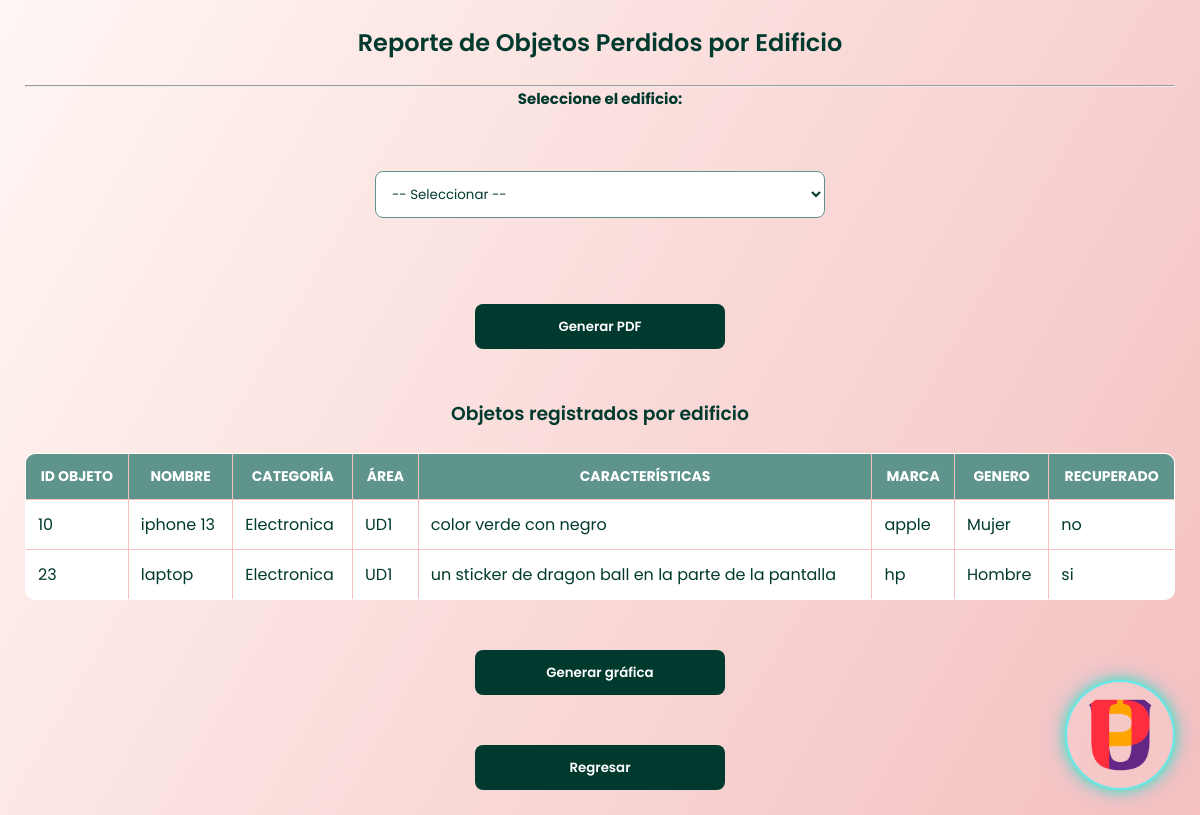
The app's page /index.php?action=vistaReportePorEdificio (signed in), older data.
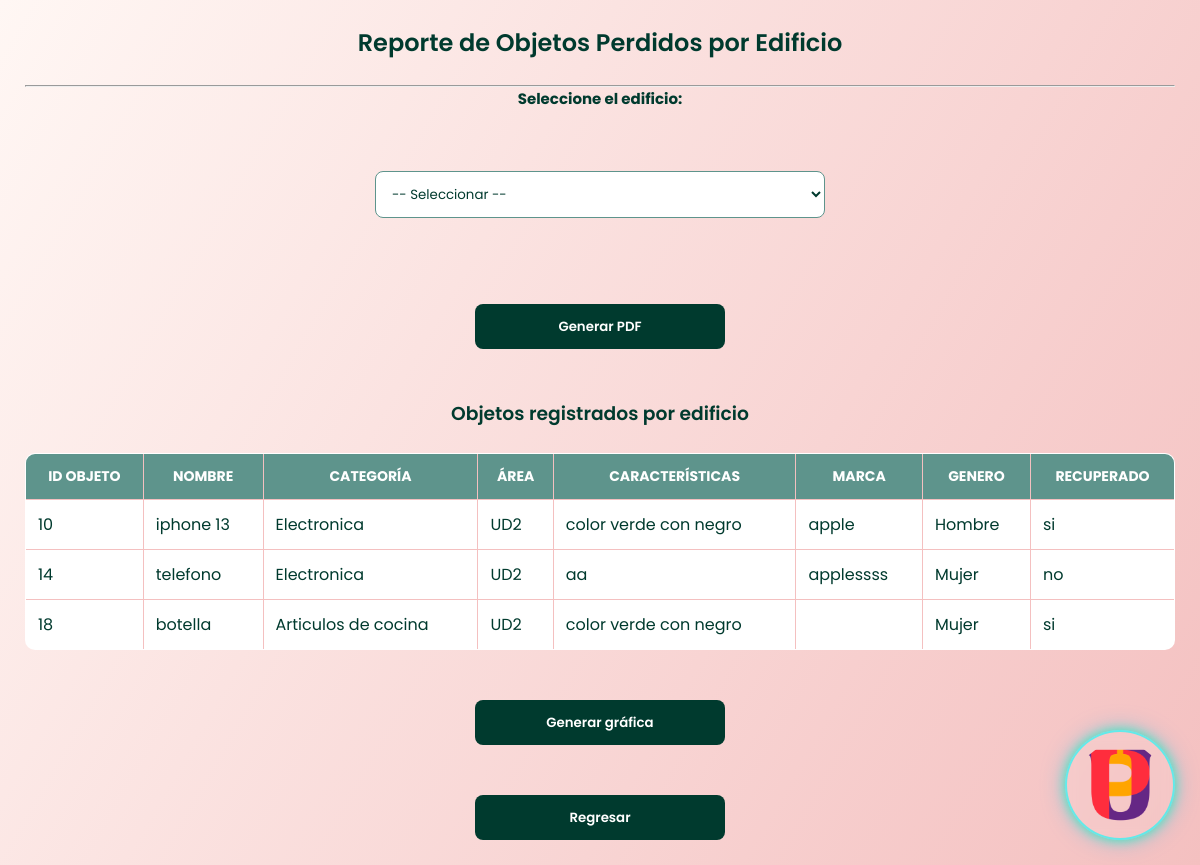
The same page, newer data.
### tables this page shows
CREATE TABLE `objeto` (
  `ID_Objeto` int(11) NOT NULL AUTO_INCREMENT,
  `nombre` varchar(100) NOT NULL,
  `categoria` varchar(250) DEFAULT NULL,
  `ID_Area` int(11) DEFAULT NULL,
  `recuperado` varchar(250) DEFAULT 'no',
  `caracteristicas` text DEFAULT NULL,
  `marca` varchar(250) DEFAULT 'sin marca',
  `genero` varchar(100) NOT NULL DEFAULT 'indefinido',
  PRIMARY KEY (`ID_Objeto`),
  KEY `ID_Area` (`ID_Area`),
  CONSTRAINT `fk_objeto_area` FOREIGN KEY (`ID_Area`) REFERENCES `area` (`ID_Area`) ON DELETE SET NULL ON UPDATE CASCADE
);

CREATE TABLE `area` (
  `ID_Area` int(11) NOT NULL AUTO_INCREMENT,
  `nombre` varchar(100) NOT NULL,
  `salon` int(11) DEFAULT NULL,
  `laboratorio` int(11) DEFAULT NULL,
  `piso` int(11) DEFAULT NULL,
  PRIMARY KEY (`ID_Area`)
);

### app/controllers/ReportController.php (called while the page is built, shortened)
<?php
include_once "app/models/ReportModel.php";
class ReportController
{
    private $model;
    public function __construct($connection)
    {
        $this->model = new ReportModel($connection);
    }
    public function vistaReportePorEdificio()
    {
        $todos_los_objetos = $this->model->obtenerTodosConArea();
        include "app/views/reportes/reporte_objetos_por_edificio.php";
    }
}
?>

### app/models/ReportModel.php (called while the page is built, shortened)
<?php
class ReportModel {
    private $connection;
    public function __construct($connection){
        $this->connection = $connection;
    }
    public function obtenerTodosConArea(){
        $sql = "SELECT
                    o.ID_Objeto,
                    o.nombre,
                    o.categoria,
                    o.caracteristicas,
                    o.marca,
                    o.genero,
                    o.recuperado,
                    a.nombre AS nombre_area
                FROM objeto o
                INNER JOIN area a ON o.ID_Area = a.ID_Area
                ORDER BY o.ID_Objeto ASC";
        return $this->connection->query($sql);
    }
}
?>

### app/views/reportes/reporte_objetos_por_edificio.php (the view, shortened to what this page needs)
<!DOCTYPE html>
<html lang="es">
<head>
    <link rel="stylesheet" href="public/css/consult.css?v=<?php echo time(); ?>">
</head>
<body>
    <img src="public/img/logo.png" class="logo-elegante">
    <h2>Reporte de Objetos Perdidos por Edificio</h2>
    <hr>
    <form action="index.php?action=reporteObjetosPorEdificio" method="POST">
        <label><b>Seleccione el edificio:</b></label><br>
        <select name="ID_Area" required>
            <option value="">-- Seleccionar --</option>
        </select>
        <br><br>
        <button type="submit">Generar PDF</button>
    </form>
    <br><br>
    <h3>Objetos registrados por edificio</h3>
    <table border="1">
        <thead>
            <tr>
                <th>ID OBJETO</th>
                <th>NOMBRE</th>
                <th>CATEGORÍA</th>
                <th>ÁREA</th>
                <th>CARACTERÍSTICAS</th>
                <th>MARCA</th>
                <th>GENERO</th>
                <th>RECUPERADO</th>
            </tr>
        </thead>
        <tbody>
            <?php if (!empty($todos_los_objetos) && $todos_los_objetos->num_rows > 0): ?>
                <?php while ($item = $todos_los_objetos->fetch_assoc()): ?>
                    <tr>
                        <td><?= htmlspecialchars($item['ID_Objeto']) ?></td>
                        <td><?= htmlspecialchars($item['nombre']) ?></td>
                        <td><?= htmlspecialchars($item['categoria']) ?></td>
                        <td><?= htmlspecialchars($item['nombre_area']) ?></td>
                        <td><?= htmlspecialchars($item['caracteristicas']) ?></td>
                        <td><?= htmlspecialchars($item['marca']) ?></td>
                        <td><?= htmlspecialchars($item['genero']) ?></td>
                        <td><?= htmlspecialchars($item['recuperado']) ?></td>
                    </tr>
                <?php endwhile; ?>
            <?php else: ?>
                <tr>
                    <td colspan="8">No hay objetos registrados.</td>
                </tr>
            <?php endif; ?>
        </tbody>
    </table>
    <br><br>
    <a href="index.php?action=pdf_pieEdificio">
        <button>Generar gráfica</button>
    </a>
    <br><br>
    <a href="index.php?action=dashboard_admin">
        <button>Regresar</button>
    </a>
</body>
</html>

### index.php (shortened to what this page needs)
<?php
include_once "app/controllers/RestauracionController.php";
include_once "app/controllers/ReportController.php";
include_once "app/controllers/AvisoController.php";
$ReportController       = new ReportController($connection);
$action = $_GET['action'] ?? 'login';
switch ($action) {
    case 'vistaReportePorEdificio':
        $ReportController->vistaReportePorEdificio();
        break;
}

### public/CSS/consult.css (style rules this page uses)
* { margin: 0; padding: 0; box-sizing: border-box; font-family: "Poppins", sans-serif; }
body { min-height: 100vh; background: linear-gradient(120deg, #FFF7F4, #F4C0C0, #5E948C, #003A2E); background-size: 300% 300%; animation: bgFuturistic 18s ease-in-out infinite; color: #003A2E; padding: 25px; position: relative; overflow-x: hidden; }
h1, h2, h3 { text-align: center; margin-bottom: 25px; color: #003A2E; font-weight: 600; }
form { display: flex; flex-direction: column; gap: 18px; max-width: 450px; margin: 0 auto; }
label { font-size: 15px; color: #003A2E; text-align: center; font-weight: 500; }
input, select, textarea { width: 100%; padding: 12px; border: 1px solid #5E948C; border-radius: 8px; background: white; color: #003A2E; transition: 0.25s; }
select { background: white; color: #003A2E; }
select option { background: white; color: #003A2E; }
button, input[type="submit"], a.button { background: #003A2E; color: white; padding: 12px 22px; border-radius: 8px; border: none; cursor: pointer; text-decoration: none; font-weight: 600; width: 250px; height: 45px; display: flex; justify-content: center; align-items: center; margin: 0 auto; transition: 0.25s; }
table { width: 100%; background: white; border-collapse: collapse; margin-top: 25px; border: 1px solid #F4C0C0; border-radius: 10px; overflow: hidden; }
thead { background: #5E948C; }
th { padding: 12px; color: white; font-size: 14px; text-transform: uppercase; }
td { padding: 12px; color: #003A2E; border-bottom: 1px solid #F4C0C0; }
a { text-decoration: none; color: #003A2E; font-weight: 600; }
.logo-elegante { width: 110px; position: fixed; bottom: 25px; right: 25px; z-index: 999; padding: 10px; border-radius: 50%; background: rgba(255, 255, 255, 0.07); backdrop-filter: blur(6px); box-shadow: 0 0 12px rgba(0, 255, 180, 0.7), 0 0 25px rgba(0, 180, 255, 0.4); border: 2px solid rgba(0, 255, 255, 0.6); animation: neonPulse 4s ease-in-out infinite; transition: 0.3s ease-in-out; }

Row changes from the older to the newer data that the page shows:
removed objeto: ID_Objeto "23", nombre "laptop", categoria "Electronica", ID_Area.nombre "UD1", caracteristicas "un sticker de dragon ball en la parte de la pantalla", marca "hp", genero "Hombre", recuperado "si"
changed objeto "iphone 13": ID_Area.nombre "UD1" → "UD2"; genero "Mujer" → "Hombre"; recuperado "no" → "si"
added objeto: ID_Objeto "14", nombre "telefono", categoria "Electronica", ID_Area.nombre "UD2", caracteristicas "aa", marca "applessss", genero "Mujer", recuperado "no"
added objeto: ID_Objeto "18", nombre "botella", categoria "Articulos de cocina", ID_Area.nombre "UD2", caracteristicas "color verde con negro", genero "Mujer", recuperado "si"
